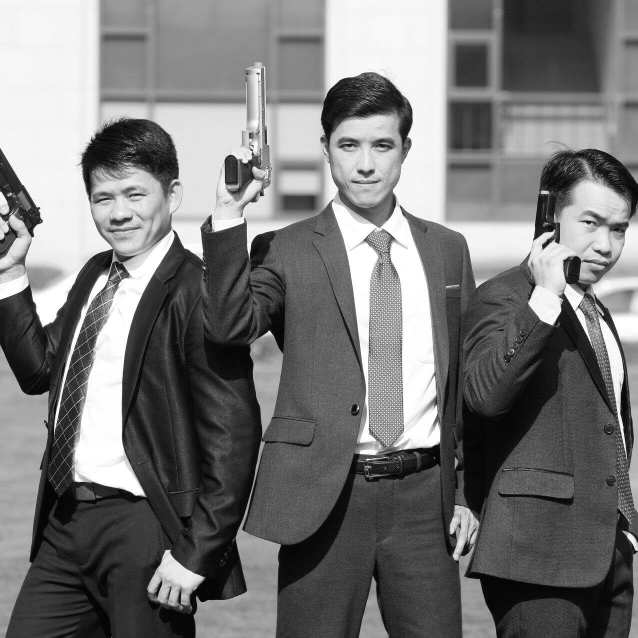
#> input picture 10192021-lab/img.png, 1276 x 1276 px (shown at 1/2 size)
$ python 518H0003-Ex1.py
#> lines starting #> are read from the running program, lines starting #| are printed output that depends on the picture; after the words box and inside, x2 and y2 are one past the last pixel; in counts of white or black regions, pixels touching at a corner belong together
"""
Name: 518H0003-Ex1.py
Author: Quoc Cuong Nguyen
Contact: cuongbo2000@icloud.com
Time: 19/10/2021 16:03
Desc:
"""
import cv2
import numpy as np

img = cv2.imread('img.png')
#> img is the input picture: shape (1276, 1276, 3); mean B, G, R 119.1, 119.1, 119.1

mask = np.zeros(img.shape[:2],dtype='uint8')

cv2.circle(mask,(250,365),140,255,-1)
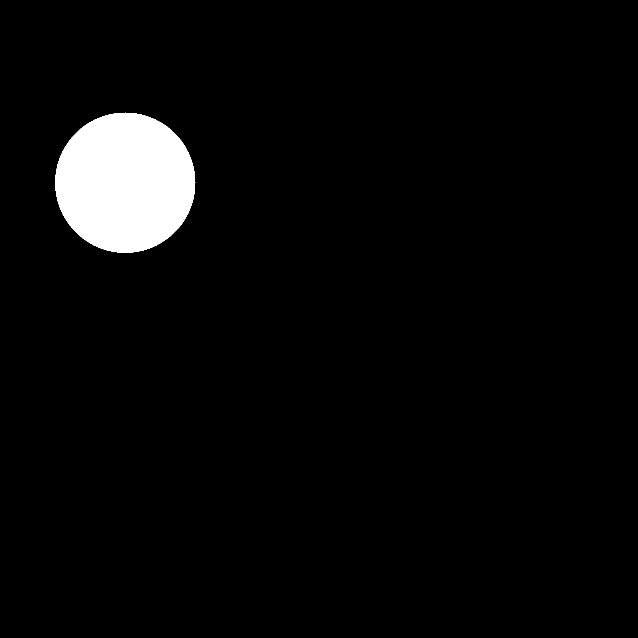
#> mask: shape (1276, 1276) (shown at 1/2 size); 3.8% white; 1 white region, box (x1, y1, x2, y2) and area: (110, 225, 391, 506) 61529
cv2.circle(mask,(730,280),140,255,-1)
cv2.circle(mask,(1170,410),140,255,-1)
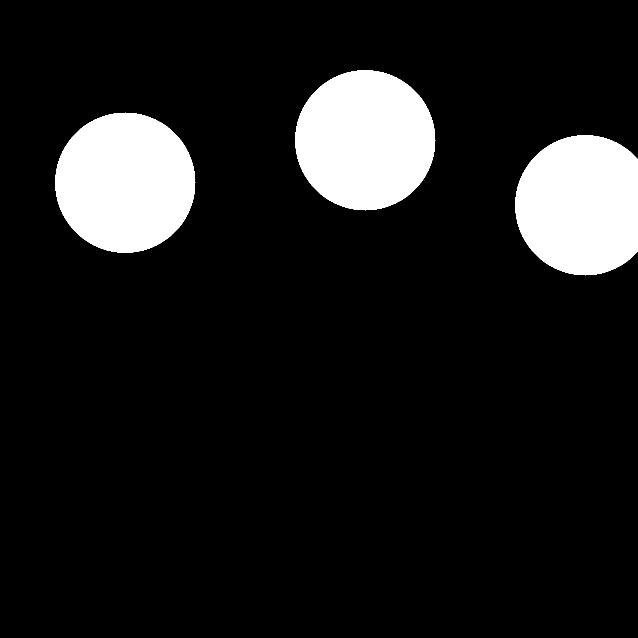
#> mask: shape (1276, 1276) (shown at 1/2 size); 11.1% white; 3 white regions, box (x1, y1, x2, y2) and area: (590, 140, 871, 421) 61529, (110, 225, 391, 506) 61529, (1030, 270, 1276, 551) 57186

masked = cv2.bitwise_and(img,img,mask=mask)
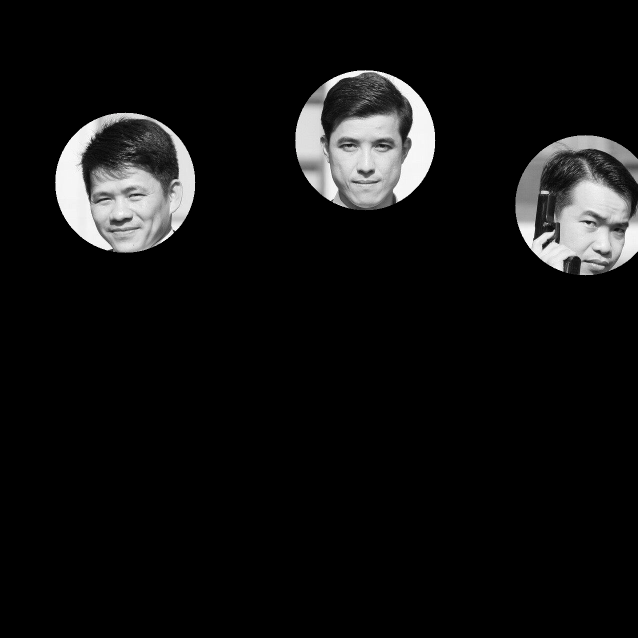
#> masked: shape (1276, 1276, 3) (shown at 1/2 size); mean B, G, R 16.7, 16.7, 16.7
cv2.imshow('Three faces',masked)

cv2.waitKey(0)
cv2.destroyAllWindows()
